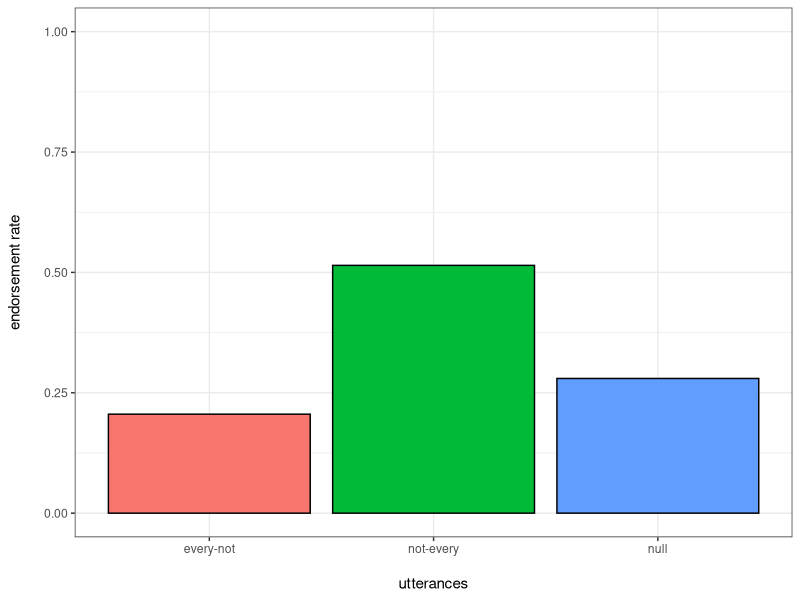
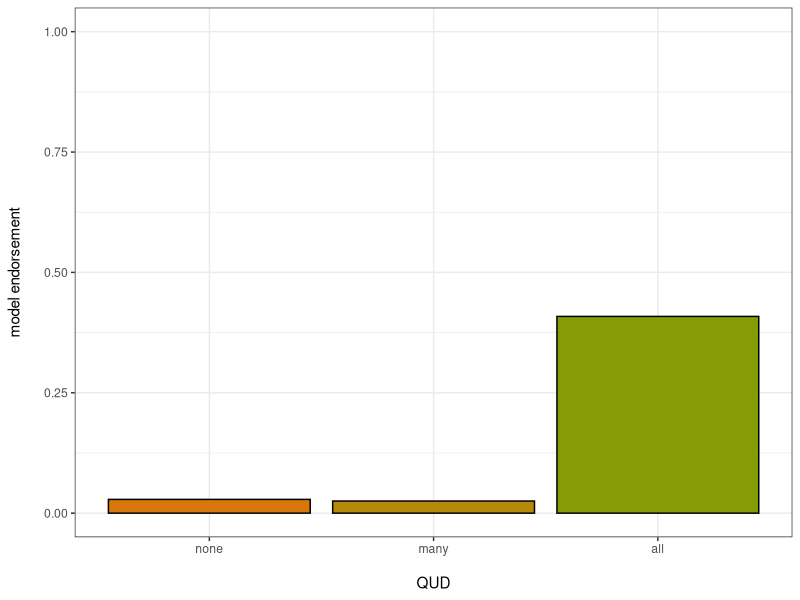

Write R code to recreate these figures, in order.
library(ggplot2)
library(reshape2)
library(dplyr)

setwd("~/git/chinese_scope/model/plots/")

### Yongjia's model

d = data.frame(
  utterance = c("every-not", "not-every", "null"),
  response = c(0.20559517317318024, 0.514642694630954, 0.27976213219586576)
)

alternative = ggplot(d, aes(x = utterance, y = response, fill = utterance)) +
  geom_bar(stat="identity", color = "black", position=position_dodge())+
  ylim(0,1)+
  ylab("endorsement rate\n") +
  xlab("\nutterances") +
  theme_bw()

alternative + theme(legend.position = "none")
#ggsave("yongjia-mandarin-model.png",height=2,width=2.5)



## LSA proceedings model



#NONE
#"null" : 0.49249081506887055
#"not-every-dou" : 0.4789122966546648
#"every-dou-not" : 0.02859688827646454

#MANY
#"not-every-dou" : 0.7704396786713373
#"null" : 0.20438177307762367
#"every-dou-not" : 0.025178548251038855

#ALL
#"not-every-dou" : 0.46385044060874375
#"every-dou-not" : 0.40862986887953395
#"null" : 0.12751969051172204


d = data.frame(
  QUD = c("none", "many", "all"),
  response = c(0.02859688827646454, 0.025178548251038855, 0.40862986887953395)
)


d$QUD <- factor(d$QUD,levels=c("none","many","all"))

alternative = ggplot(d, aes(x = QUD, y = response, fill = QUD)) +
  geom_bar(stat = "identity",fill = c("#d87609","#b58a08", "#879b04"),color ="black", position=position_dodge())+ 
  ylim(0,1)+
  ylab("model endorsement\n") +
  xlab("\nQUD")+
  theme_bw()

alternative + theme(legend.position = "none")
#ggsave("mandarin-model.png",height=2,width=2.5)

